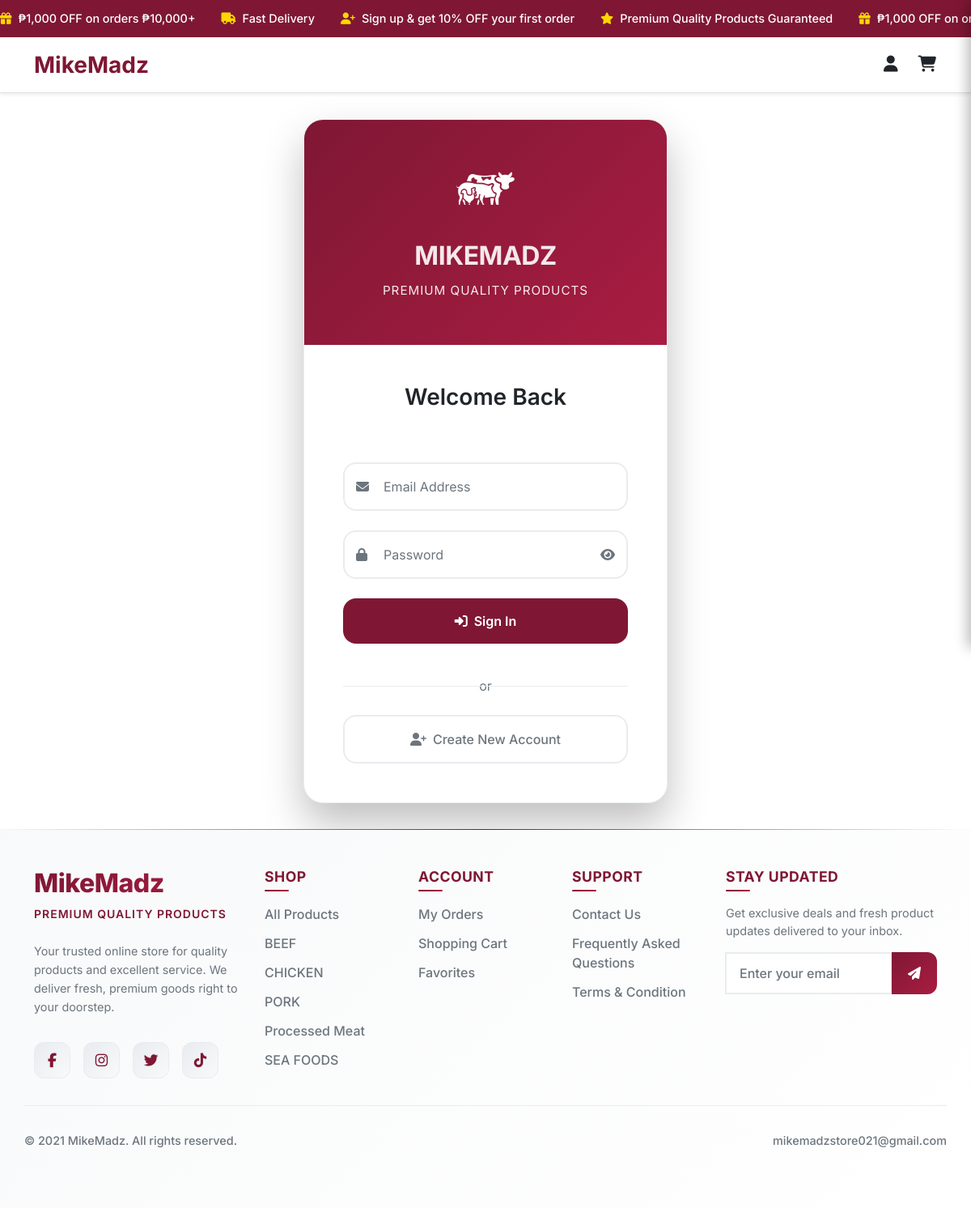
The app's page /login.php, older data.
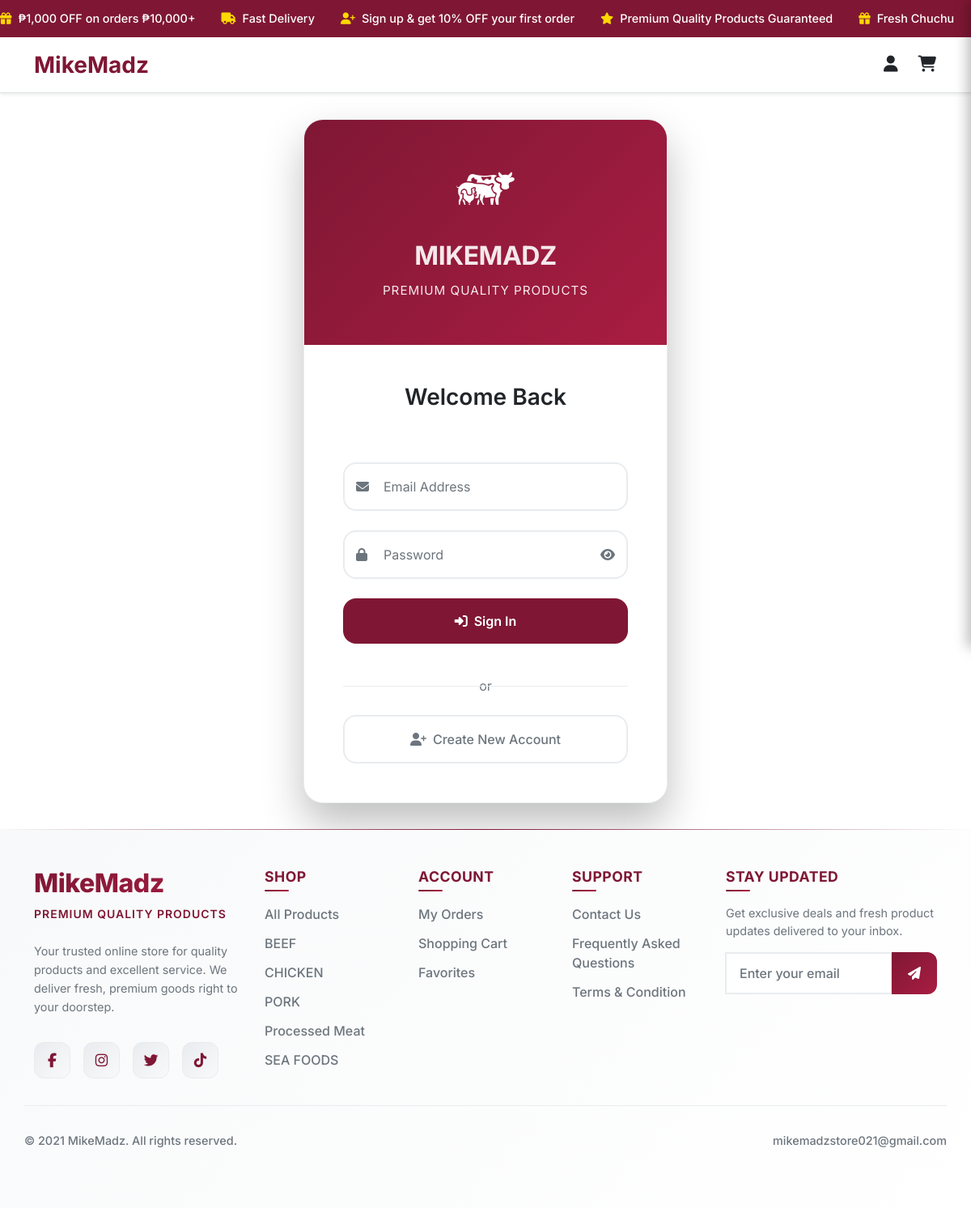
The same page, newer data.
### tables this page shows
CREATE TABLE `promo_messages` (
  `id` int(11) NOT NULL,
  `message_text` text NOT NULL,
  `icon_class` varchar(100) NOT NULL DEFAULT 'fas fa-star',
  `is_active` tinyint(1) DEFAULT 1,
  `sort_order` int(11) DEFAULT 0,
  `created_at` timestamp NOT NULL DEFAULT current_timestamp(),
  `updated_at` timestamp NOT NULL DEFAULT current_timestamp() ON UPDATE current_timestamp()
);

CREATE TABLE `categories` (
  `category_id` int(11) NOT NULL,
  `category_name` varchar(100) NOT NULL,
  `is_archive` tinyint(1) DEFAULT 0
);

### includes/user_promo.php (the view, shortened to what the rows shown need)
 <?php
$promo_messages = [];
try {
    include_once __DIR__ . '/db.php';
    $stmt = $pdo->query("SELECT * FROM promo_messages WHERE is_active = 1 ORDER BY sort_order ASC, created_at ASC");
    $promo_messages = $stmt->fetchAll(PDO::FETCH_ASSOC);
} catch (Exception $e) {
    $promo_messages = [
        ['message_text' => '₱1,000 OFF on orders ₱10,000+', 'icon_class' => 'fas fa-gift'],
        ['message_text' => 'Free Nationwide Delivery on ₱7,000+', 'icon_class' => 'fas fa-truck'],
        ['message_text' => 'Sign up & get 10% OFF your first order', 'icon_class' => 'fas fa-user-plus'],
        ['message_text' => 'Premium Quality Products Guaranteed', 'icon_class' => 'fas fa-star'],
        ['message_text' => '90 Minutes Express Delivery', 'icon_class' => 'fas fa-clock']
    ];
}
?>
<div class="promo-banner">
    <div class="promo-marquee">
        <?php foreach ($promo_messages as $message): ?>
            <div class="promo-item">
                <i class="<?= htmlspecialchars($message['icon_class']) ?>"></i><?= htmlspecialchars($message['message_text']) ?>
            </div>
        <?php endforeach; ?>
        <?php foreach ($promo_messages as $message): ?>
            <div class="promo-item">
                <i class="<?= htmlspecialchars($message['icon_class']) ?>"></i><?= htmlspecialchars($message['message_text']) ?>
            </div>
        <?php endforeach; ?>
    </div>
</div>

### includes/user_footer.php (shortened to what the rows shown need)
<?php
include_once __DIR__ . '/db.php';
$footer_categories = [];
try {
    $stmt = $pdo->query("
        SELECT
            c.category_id,
            c.category_name,
            COUNT(p.product_id) as product_count
        FROM categories c
        LEFT JOIN products p ON c.category_id = p.category_id AND p.is_archive = 0
        GROUP BY c.category_id, c.category_name
        HAVING product_count > 0
        ORDER BY product_count DESC, c.category_name
        LIMIT 6
    ");
    $footer_categories = $stmt->fetchAll(PDO::FETCH_ASSOC);
} catch (PDOException $e) {
    $footer_categories = [];
}
?>
<footer class="footer">
    <div class="container">
        <div class="row g-4 py-5">
            <div class="col-lg-3 col-md-6">
                <div class="footer-brand mb-4">
                    <h2 class="brand-name">MikeMadz</h2>
                </div>
            </div>
            <div class="col-lg-2 col-md-6">
                <ul class="footer-links">
                    <?php if (!empty($footer_categories)): ?>
                        <?php foreach ($footer_categories as $category): ?>
                            <li><a href="product.php?category=<?= urlencode(strtolower($category['category_name'])) ?>">
                                <?= htmlspecialchars(ucfirst($category['category_name'])) ?>
                            </a></li>
                        <?php endforeach; ?>
                    <?php endif; ?>
                </ul>
            </div>
    </div>
</footer>

Row changes from the older to the newer data that the page shows:
no longer on one of the page's lists (row unchanged): promo_messages: message_text "₱1,000 OFF on…"
added promo_messages: message_text "Fresh Chuchu"
